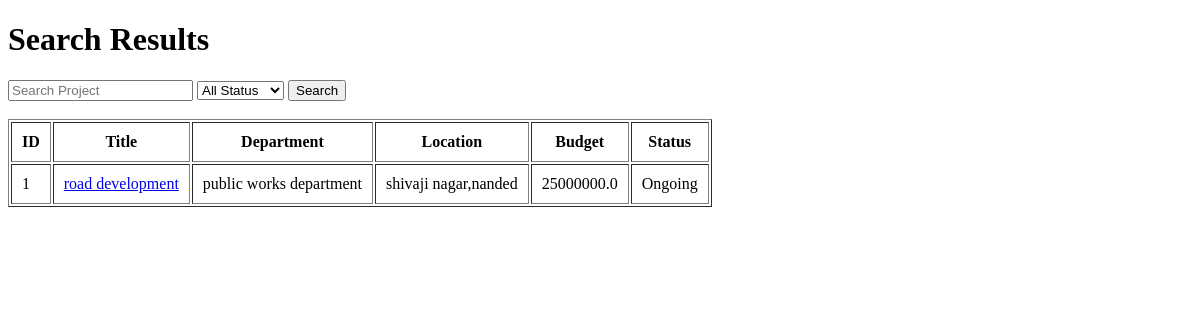
Before: /search_projects (signed in) with the older database file.
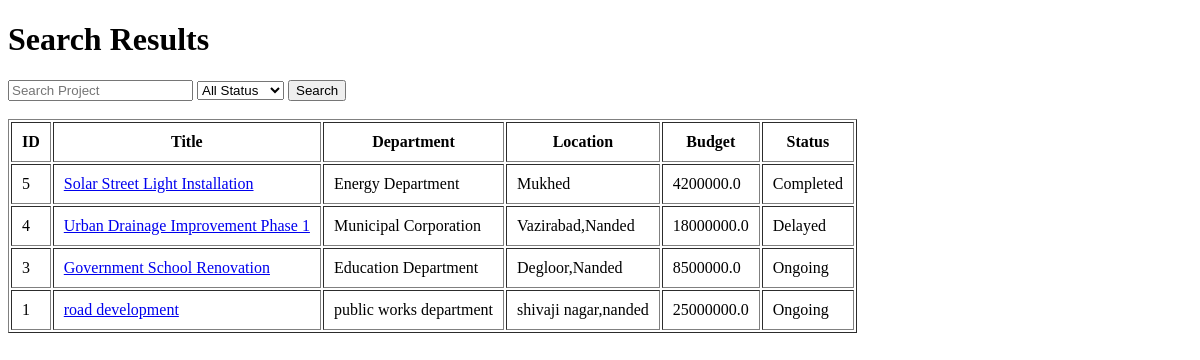
After: the same page with the newer database file.
### tables this page shows
CREATE TABLE projects(
        id INTEGER PRIMARY KEY AUTOINCREMENT,
        title TEXT NOT NULL,
        department TEXT NOT NULL,
        location TEXT NOT NULL,
        budget REAL NOT NULL,
        contractor TEXT NOT NULL,
        start_date TEXT,
        end_date TEXT,
        status TEXT,
        description TEXT

    , approval_status TEXT DEFAULT 'Pending');

### routes/projects.py (the view, shortened to what this page needs)
@project_bp.route("/search_projects")
def search_projects():
    if "user_id" not in session:
        return redirect("/")
    keyword = request.args.get("keyword", "")
    status = request.args.get("status", "")
    conn = get_db()
    if keyword and status:
        projects = conn.execute("""

        SELECT *
        FROM projects
        WHERE title LIKE ?
        AND status=?

        ORDER BY id DESC

        """,
        ('%' + keyword + '%', status)
        ).fetchall()
    else:
        projects = conn.execute("""

        SELECT *
        FROM projects
        ORDER BY id DESC

        """).fetchall()
    conn.close()
    return render_template(
        "projects.html",
        projects=projects,
        title="Search Results"
    )

### database.py (called while the page is built)
def get_db():
    conn = sqlite3.connect(DATABASE)
    conn.row_factory = sqlite3.Row
    return conn

### templates/projects.html (shortened to what this page needs)
<!DOCTYPE html>
<html>
<head>
</head>
<body>
    <h1>{{ title }}</h1>
    <form action="/search_projects" method="GET">
        <input type="text" name="keyword" placeholder="Search Project">
        <select name="status">
            <option value="">All Status</option>
        </select>
        <button type="submit">Search</button>
    </form>
    <br>
    <table border="1" cellpadding="10">
        <tr>
            <th>ID</th>
            <th>Title</th>
            <th>Department</th>
            <th>Location</th>
            <th>Budget</th>
            <th>Status</th>
        </tr>
        {% for project in projects %}
        <tr>
            <td>{{ project.id }}</td>
            <td>
                <a href="/project/{{ project.id }}">
                    {{ project.title }}
                </a>
            </td>
            <td>{{ project.department }}</td>
            <td>{{ project.location }}</td>
            <td>{{ project.budget }}</td>
            <td>{{ project.status }}</td>
        </tr>
        {% endfor %}
    </table>
</body>
</html>

Changed rows visible on the page:
added projects: id "5", title "Solar Street Light Installation", department "Energy Department", location "Mukhed", budget "4200000.0", status "Completed"
added projects: id "4", title "Urban Drainage Improvement Phase 1", department "Municipal Corporation", location "Vazirabad,Nanded", budget "18000000.0", status "Delayed"
added projects: id "3", title "Government School Renovation", department "Education Department", location "Degloor,Nanded", budget "8500000.0", status "Ongoing"
